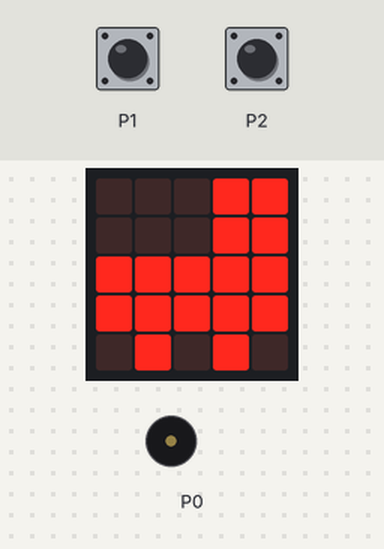
Bench run of a program on a simulated BBC micro:bit (MakeCode). Parts: the board's 5×5 LED display, buzzer (waves = sounding). The test bench sets the inputs (shaded band).

Above: at 1.8 s.
1.9 s: touch pin P1 pressed for 0.15 s
At 3.0 s:
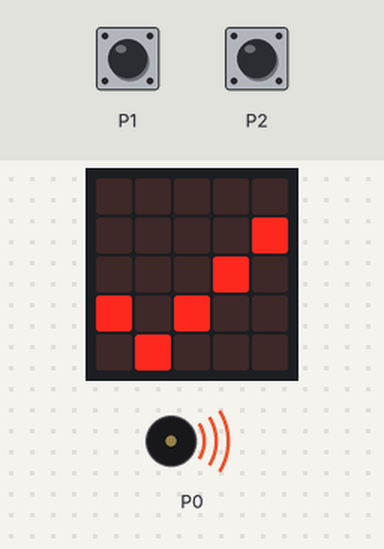
At 3.8 s:
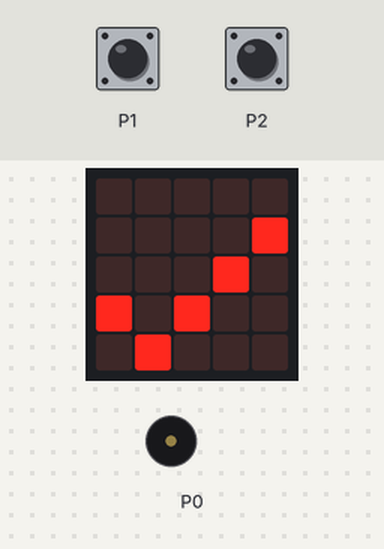
4.6 s: touch pin P2 pressed for 0.15 s
At 7.0 s:
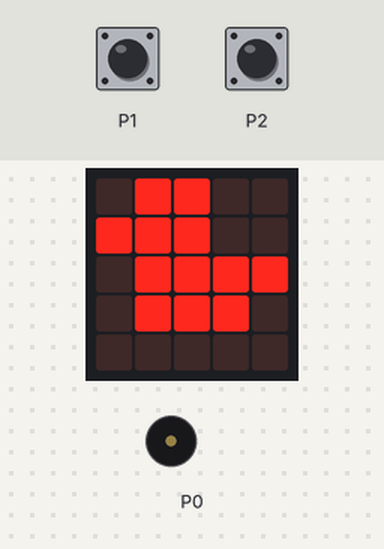
Timing chart, 0 to 8.5 s (numbered marks = the images above; inputs shaded):
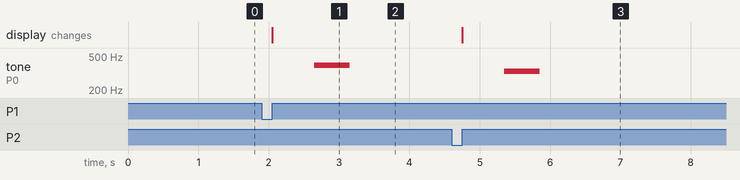

The program:

main.ts
```typescript
input.onPinPressed(TouchPin.P2, function () {
    basic.showIcon(IconNames.Duck)
    music.playTone(330, music.beat(BeatFraction.Whole))
})
input.onPinPressed(TouchPin.P1, function () {
    basic.showIcon(IconNames.Yes)
    music.playTone(392, music.beat(BeatFraction.Whole))
})
basic.showIcon(IconNames.Rollerskate)
basic.forever(function () {

})
```

test.ts
```typescript
// 在這裡測試；當此封包作為擴充功能時，將不會編譯此內容。
```

Measured:
- after the input at 1.9 s, tone on P0: silent → 392 Hz after 0.75 s, → silent 0.50 s later; the display: changes after 0.15 s (image 1)
- after the input at 4.6 s, tone on P0: silent → 330 Hz after 0.75 s, → silent 0.50 s later; the display: changes after 0.15 s (image 3)
